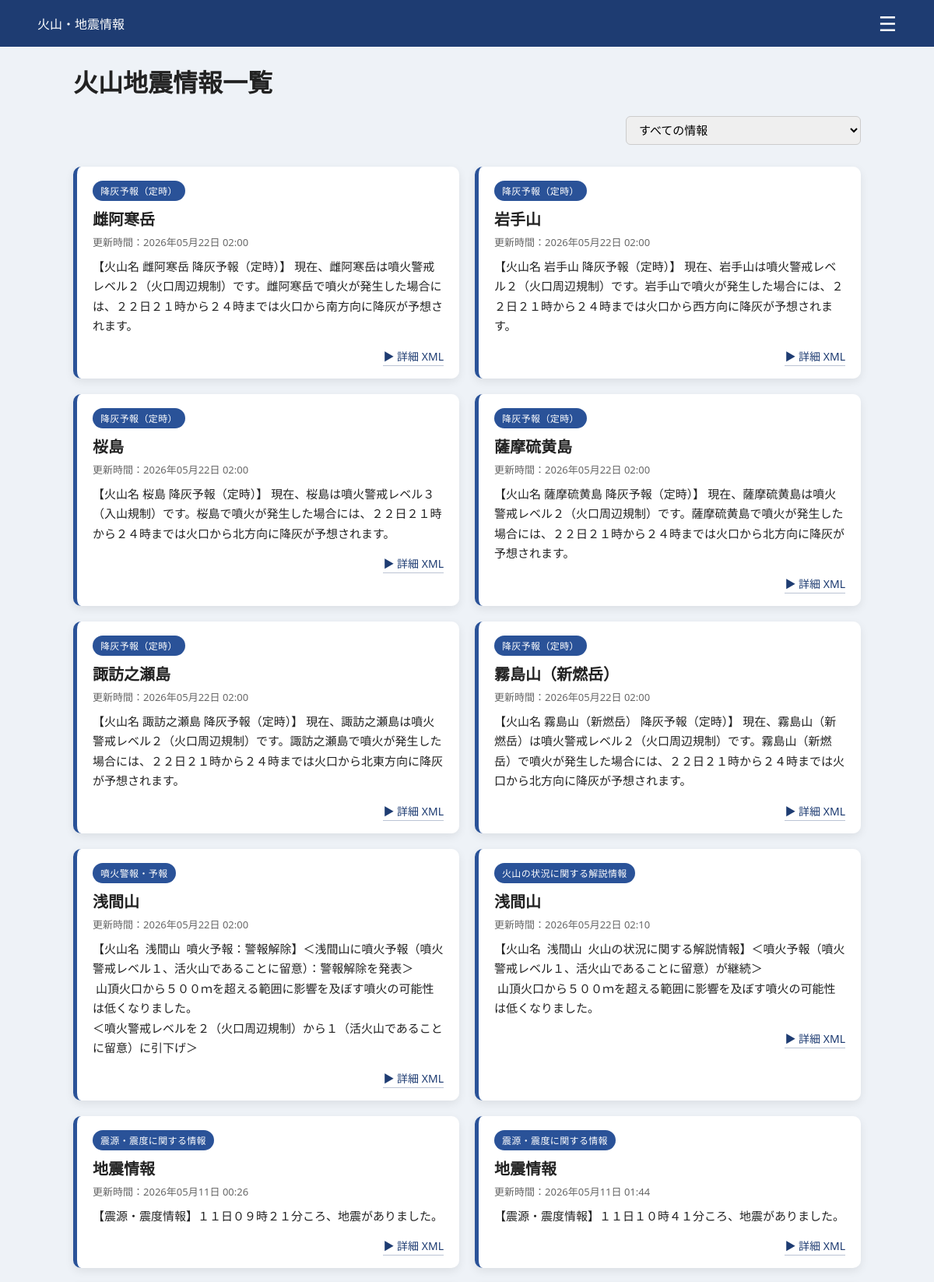
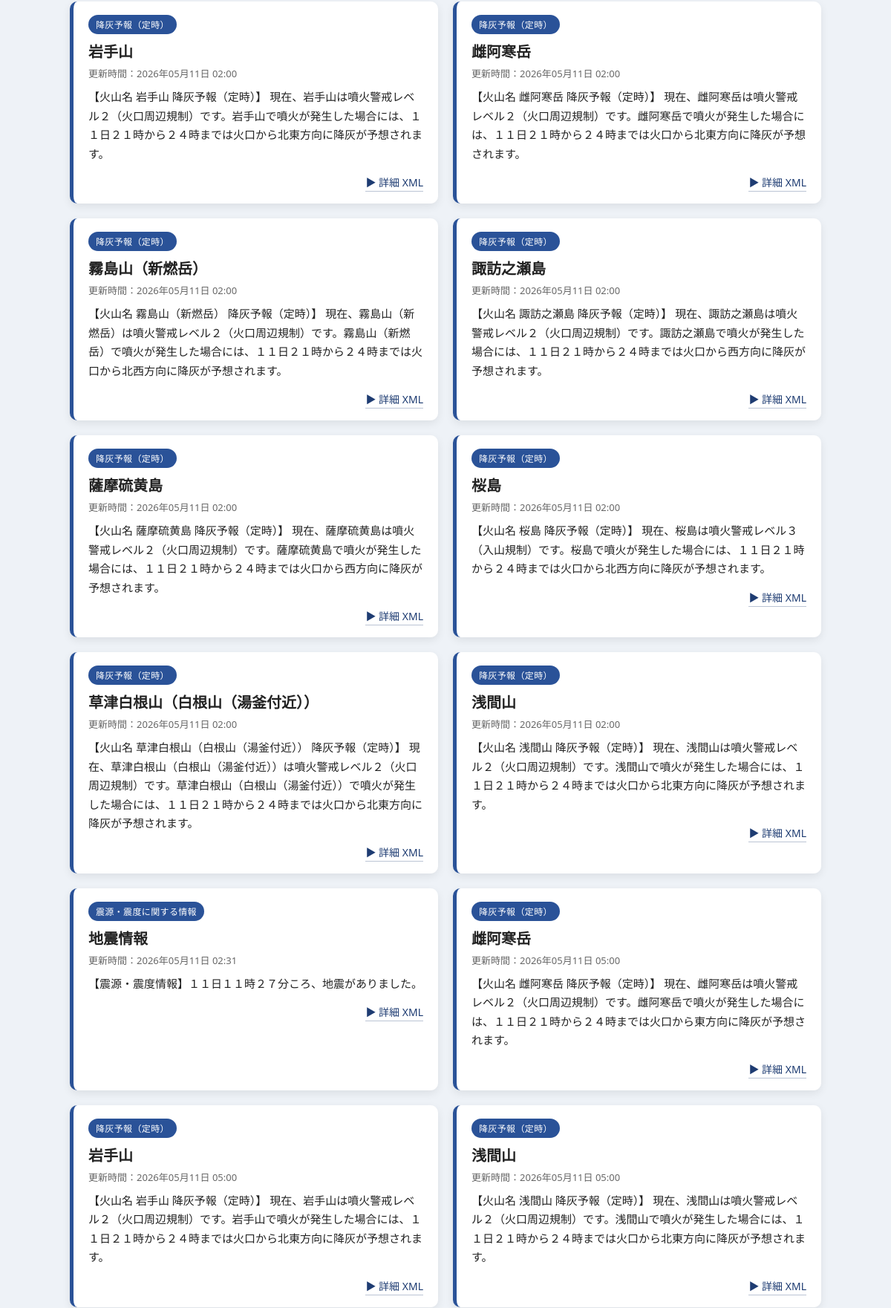
The page / (upper part) on the database its author committed (2 pictures, top to bottom).
### tables this page shows
CREATE TABLE eqvol (
        id INTEGER PRIMARY KEY AUTOINCREMENT NOT NULL,
        volcano_name TEXT,
        title TEXT,
        updated TEXT,
        link TEXT,
        content TEXT
    );

### app.py (the view)
@app.route("/")
def index():
    filter_type = request.args.get("type", "")  # 取得下拉選單的值
    conn = get_db_connection()
    conn.row_factory = sqlite3.Row
    if filter_type:
        rows = conn.execute("""
            SELECT *
            FROM eqvol
            WHERE title = ?
            ORDER BY id DESC
        """, (filter_type,)).fetchall()
    else:
        rows = conn.execute("""
            SELECT *
            FROM eqvol
            ORDER BY id DESC
        """).fetchall()
    conn.close()
    return render_template("index.html",
                           title="降灰情報",
                           items=rows,
                           filter_type=filter_type)

### app.py (called while the page is built)
def get_db_connection():
    conn = sqlite3.connect(DB_NAME)
    conn.row_factory = sqlite3.Row
    return conn

### templates/index.html (shortened to what this page needs)
<!DOCTYPE html>
<html lang="ja">
<head>
    <link rel="stylesheet" href="{{ url_for('static', filename='style.css') }}">
</head>
<body>
<header class="topbar">
    <div class="topbar-inner">
        <div class="logo">火山・地震情報</div>
        <div class="hamburger" onclick="toggleMenu()">☰</div>
    </div>
</header>
<main class="container">
    {% extends "base.html" %}
{% block content %}
<h1>火山地震情報一覧</h1>
<form method="get" class="filter-form">
    <select name="type" onchange="this.form.submit()">
        <option value="">すべての情報</option>
    </select>
</form>
<div class="cards">
    {% for row in items %}
        <article class="card fade-in">
            <header class="card-header">
                <span class="badge">{{ row["title"] }}</span>
                <h2 class="volcano-name">{{ row["volcano_name"] }}</h2>
                <p class="updated">更新時間：{{ row["updated"] }}</p>
            </header>
            <section class="card-content">
                <p class="content-text">{{ row["content"] }}</p>
            </section>
            <footer class="card-footer">
                <a href="{{ row['link'] }}" class="link" target="_blank">▶ 詳細 XML</a>
            </footer>
        </article>
    {% endfor %}
</div>
{% endblock %}

### templates/base.html (shortened to what this page needs)
<!DOCTYPE html>
<html lang="ja">
<head>
    <link rel="stylesheet" href="{{ url_for('static', filename='style.css') }}">
</head>
<body>
<main class="container">
    {% block content %}{% endblock %}
</main>
</body>
</html>

### static/style.css (style rules this page uses)
* { box-sizing: border-box; }
body { margin: 0; padding: 0; background: #eef2f7; font-family: "Segoe UI", "Hiragino Kaku Gothic ProN", "Meiryo", sans-serif; color: #222; }
.container { width: 92%; max-width: 1100px; margin: 0 auto; }
.cards { margin-top: 28px; display: grid; grid-template-columns: repeat(auto-fit, minmax(330px, 1fr)); gap: 20px; }
.card { background: #fff; border-radius: 10px; padding: 18px 20px; box-shadow: 0 4px 12px rgba(0,0,0,0.08); border-left: 5px solid #2a5298; display: flex; flex-direction: column; transition: transform 0.2s ease, box-shadow 0.2s ease; }
.fade-in { opacity: 0; animation: fadeIn 0.6s forwards; }
.card-header { margin-bottom: 10px; }
.badge { display: inline-block; padding: 4px 10px; background: #2a5298; color: #fff; border-radius: 999px; font-size: 12px; letter-spacing: 0.03em; }
.volcano-name { margin: 8px 0 0; font-size: 20px; font-weight: 600; }
.updated { margin: 6px 0 0; font-size: 13px; color: #666; }
.content-text { font-size: 15px; line-height: 1.7; margin: 0; white-space: pre-wrap; }
.card-footer { margin-top: 14px; text-align: right; }
.link { font-size: 14px; color: #1e3c72; text-decoration: none; border-bottom: 1px solid rgba(30, 60, 114, 0.3); padding-bottom: 2px; }
.topbar { background: #1e3c72; color: #fff; padding: 12px 0; }
.topbar-inner { display: flex; justify-content: space-between; align-items: center; width: 92%; margin: 0 auto; }
.hamburger { font-size: 26px; cursor: pointer; }
.filter-form { margin: 20px 0; text-align: right; }
.filter-form select { padding: 8px 12px; font-size: 15px; border-radius: 6px; border: 1px solid #ccc; }

### rows shown on the page
eqvol: title "降灰予報（定時）", volcano_name "雌阿寒岳", updated "2026年05月22日 02:00", content "【火山名 雌阿寒岳 降灰予報（定時）】 現在、雌阿寒岳は噴火警戒レベル２（火口周辺規制）です。雌阿寒岳で噴火が発生した場合には、２２日２１時から２４時までは火口から南方向に降灰が予想されます。"
eqvol: title "降灰予報（定時）", volcano_name "岩手山", updated "2026年05月22日 02:00", content "【火山名 岩手山 降灰予報（定時）】 現在、岩手山は噴火警戒レベル２（火口周辺規制）です。岩手山で噴火が発生した場合には、２２日２１時から２４時までは火口から西方向に降灰が予想されます。"
eqvol: title "降灰予報（定時）", volcano_name "桜島", updated "2026年05月22日 02:00", content "【火山名 桜島 降灰予報（定時）】 現在、桜島は噴火警戒レベル３（入山規制）です。桜島で噴火が発生した場合には、２２日２１時から２４時までは火口から北方向に降灰が予想されます。"
eqvol: title "降灰予報（定時）", volcano_name "薩摩硫黄島", updated "2026年05月22日 02:00", content "【火山名 薩摩硫黄島 降灰予報（定時）】 現在、薩摩硫黄島は噴火警戒レベル２（火口周辺規制）です。薩摩硫黄島で噴火が発生した場合には、２２日２１時から２４時までは火口から北方向に降灰が予想されます。"
eqvol: title "降灰予報（定時）", volcano_name "諏訪之瀬島", updated "2026年05月22日 02:00", content "【火山名 諏訪之瀬島 降灰予報（定時）】 現在、諏訪之瀬島は噴火警戒レベル２（火口周辺規制）です。諏訪之瀬島で噴火が発生した場合には、２２日２１時から２４時までは火口から北東方向に降灰が予想されます。"
eqvol: title "降灰予報（定時）", volcano_name "霧島山（新燃岳）", updated "2026年05月22日 02:00", content "【火山名 霧島山（新燃岳） 降灰予報（定時）】 現在、霧島山（新燃岳）は噴火警戒レベル２（火口周辺規制）です。霧島山（新燃岳）で噴火が発生した場合には、２２日２１時から２４時までは火口から北方向に降灰が予想されます。"
eqvol: title "噴火警報・予報", volcano_name "浅間山", updated "2026年05月22日 02:00", content "【火山名 浅間山 噴火予報：警報解除】＜浅間山に噴火予報（噴火警戒レベル１、活火山であることに留意）：警報解除を発表＞ 山頂火口から５００ｍを超える範囲に影響を及ぼす噴火の可能性は低くなりました。 ＜噴火警戒レベルを２（火口周辺規制）から１（活火山であることに留意）に引下げ＞"
eqvol: title "火山の状況に関する解説情報", volcano_name "浅間山", updated "2026年05月22日 02:10", content "【火山名 浅間山 火山の状況に関する解説情報】＜噴火予報（噴火警戒レベル１、活火山であることに留意）が継続＞ 山頂火口から５００ｍを超える範囲に影響を及ぼす噴火の可能性は低くなりました。"
eqvol: title "震源・震度に関する情報", volcano_name "地震情報", updated "2026年05月11日 00:26", content "【震源・震度情報】１１日０９時２１分ころ、地震がありました。"
eqvol: title "震源・震度に関する情報", volcano_name "地震情報", updated "2026年05月11日 01:44", content "【震源・震度情報】１１日１０時４１分ころ、地震がありました。"
eqvol: title "降灰予報（定時）", volcano_name "岩手山", updated "2026年05月11日 02:00", content "【火山名 岩手山 降灰予報（定時）】 現在、岩手山は噴火警戒レベル２（火口周辺規制）です。岩手山で噴火が発生した場合には、１１日２１時から２４時までは火口から北東方向に降灰が予想されます。"
eqvol: title "降灰予報（定時）", volcano_name "雌阿寒岳", updated "2026年05月11日 02:00", content "【火山名 雌阿寒岳 降灰予報（定時）】 現在、雌阿寒岳は噴火警戒レベル２（火口周辺規制）です。雌阿寒岳で噴火が発生した場合には、１１日２１時から２４時までは火口から北東方向に降灰が予想されます。"
eqvol: title "降灰予報（定時）", volcano_name "霧島山（新燃岳）", updated "2026年05月11日 02:00", content "【火山名 霧島山（新燃岳） 降灰予報（定時）】 現在、霧島山（新燃岳）は噴火警戒レベル２（火口周辺規制）です。霧島山（新燃岳）で噴火が発生した場合には、１１日２１時から２４時までは火口から北西方向に降灰が予想されます。"
eqvol: title "降灰予報（定時）", volcano_name "諏訪之瀬島", updated "2026年05月11日 02:00", content "【火山名 諏訪之瀬島 降灰予報（定時）】 現在、諏訪之瀬島は噴火警戒レベル２（火口周辺規制）です。諏訪之瀬島で噴火が発生した場合には、１１日２１時から２４時までは火口から西方向に降灰が予想されます。"
eqvol: title "降灰予報（定時）", volcano_name "薩摩硫黄島", updated "2026年05月11日 02:00", content "【火山名 薩摩硫黄島 降灰予報（定時）】 現在、薩摩硫黄島は噴火警戒レベル２（火口周辺規制）です。薩摩硫黄島で噴火が発生した場合には、１１日２１時から２４時までは火口から西方向に降灰が予想されます。"
eqvol: title "降灰予報（定時）", volcano_name "桜島", updated "2026年05月11日 02:00", content "【火山名 桜島 降灰予報（定時）】 現在、桜島は噴火警戒レベル３（入山規制）です。桜島で噴火が発生した場合には、１１日２１時から２４時までは火口から北西方向に降灰が予想されます。"
eqvol: title "降灰予報（定時）", volcano_name "草津白根山（白根山（湯釜付近））", updated "2026年05月11日 02:00", content "【火山名 草津白根山（白根山（湯釜付近）） 降灰予報（定時）】 現在、草津白根山（白根山（湯釜付近））は噴火警戒レベル２（火口周辺規制）です。草津白根山（白根山（湯釜付近））で噴火が発生した場合には、１１日２１時から２４時までは火口から北東方向に降灰が予想されます。"
eqvol: title "降灰予報（定時）", volcano_name "浅間山", updated "2026年05月11日 02:00", content "【火山名 浅間山 降灰予報（定時）】 現在、浅間山は噴火警戒レベル２（火口周辺規制）です。浅間山で噴火が発生した場合には、１１日２１時から２４時までは火口から北東方向に降灰が予想されます。"
eqvol: title "震源・震度に関する情報", volcano_name "地震情報", updated "2026年05月11日 02:31", content "【震源・震度情報】１１日１１時２７分ころ、地震がありました。"
eqvol: title "降灰予報（定時）", volcano_name "雌阿寒岳", updated "2026年05月11日 05:00", content "【火山名 雌阿寒岳 降灰予報（定時）】 現在、雌阿寒岳は噴火警戒レベル２（火口周辺規制）です。雌阿寒岳で噴火が発生した場合には、１１日２１時から２４時までは火口から東方向に降灰が予想されます。"
eqvol: title "降灰予報（定時）", volcano_name "岩手山", updated "2026年05月11日 05:00", content "【火山名 岩手山 降灰予報（定時）】 現在、岩手山は噴火警戒レベル２（火口周辺規制）です。岩手山で噴火が発生した場合には、１１日２１時から２４時までは火口から北東方向に降灰が予想されます。"
eqvol: title "降灰予報（定時）", volcano_name "浅間山", updated "2026年05月11日 05:00", content "【火山名 浅間山 降灰予報（定時）】 現在、浅間山は噴火警戒レベル２（火口周辺規制）です。浅間山で噴火が発生した場合には、１１日２１時から２４時までは火口から北東方向に降灰が予想されます。"
